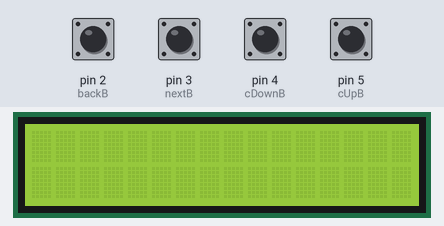
Bench run of a sketch on a simulated Arduino Uno, built with avr-gcc and run on an emulated ATmega328P. Parts: 16×2 character LCD. The test bench sets the inputs (shaded band); at power-on: pin 2 (backB), pin 3 (nextB), pin 4 (cDownB), pin 5 (cUpB) HIGH.

Above: at 1.2 s.
1.3 s: pin 5 (cUpB) pulled LOW for 0.15 s
At 1.45 s:
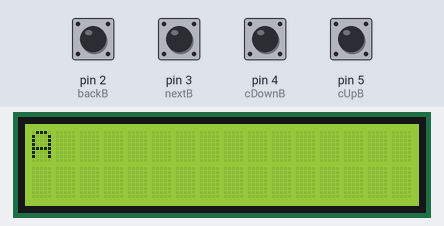
2.0 s: pin 3 (nextB) pulled LOW for 0.15 s
At 2.35 s:
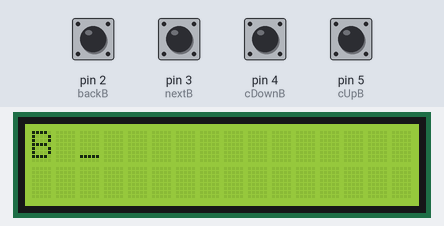
2.7 s: pin 2 (backB) pulled LOW for 1 s
At 4.3 s:
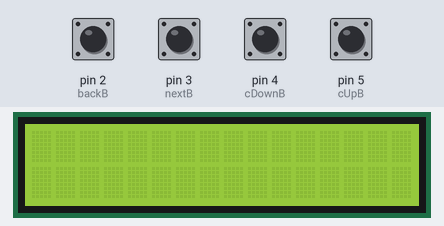
5.2 s: pin 3 (nextB) pulled LOW for 1 s
6.8 s: pin 4 (cDownB) pulled LOW for 1 s
At 7.05 s:
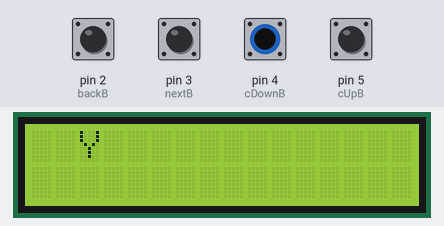
8.4 s: pin 4 (cDownB) pulled LOW for 0.15 s
At 8.55 s:
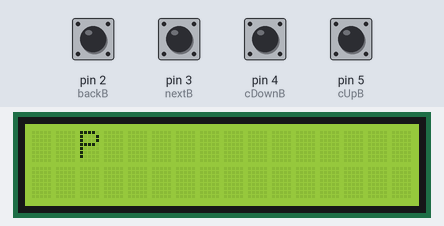
Timing chart, 0 to 10.1 s (numbered marks = the images above; inputs shaded):
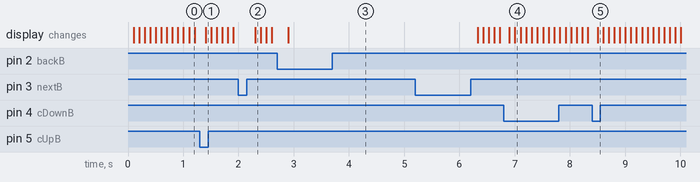

The sketch:

Alphabet_input.ino
```cpp
#include <LiquidCrystal_I2C.h>
LiquidCrystal_I2C lcd(0x27,16,2);
int cUpB=5;
int cDownB=4;
int nextB=3;
int backB=2;
int s,hold;
unsigned int c;
String chara;
unsigned long prevTime;

void setup()
{
  pinMode(cUpB,INPUT_PULLUP);
  pinMode(cDownB,INPUT_PULLUP);
  pinMode(nextB,INPUT_PULLUP);
  pinMode(backB,INPUT_PULLUP);
  lcd.init();
  lcd.backlight();
}

void loop()
{
  button();
  alphabet();
  writeLcd();
}

void button()
{
  if(digitalRead(cUpB) == 0)
  {
    if(hold == 0)
    {
      prevTime=millis();
      c++;
      hold=1;
      delay(100);
      hold=0;
    }
  }
  else if(digitalRead(cDownB) == 0)
  {
    if(hold == 0)
    {
      prevTime=millis();
      c--;
      hold=1;
      delay(100);
      hold=0;
    }
  }
  else if(digitalRead(nextB) == 0)
  {
    if(hold == 0)
    {
      lcd.setCursor(s,0);
      lcd.print(chara);
      s++;
      c=0;
      hold=1;
      delay(100);
      hold=0;
    }
  }
  else if(digitalRead(backB) == 0)
  {
    if(hold == 0)
    {
      s--;
      c=0;
      hold=1;
      delay(100);
      hold=0;
    }
  }
  else {hold=0;}
}
void alphabet()
{
  switch(c)
  {
    case 0: chara=" "; break;
    case 1: chara="A"; break;
    case 2: chara="B"; break;
    case 3: chara="C"; break;
    case 4: chara="D"; break;
    case 5: chara="E"; break;
    case 6: chara="F"; break;
    case 7: chara="G"; break;
    case 8: chara="H"; break;
    case 9: chara="I"; break;
    case 10: chara="J"; break;
    case 11: chara="K"; break;
    case 12: chara="L"; break;
    case 13: chara="M"; break;
    case 14: chara="N"; break;
    case 15: chara="O"; break;
    case 16: chara="P"; break;
    case 17: chara="Q"; break;
    case 18: chara="R"; break;
    case 19: chara="S"; break;
    case 20: chara="T"; break;
    case 21: chara="U"; break;
    case 22: chara="V"; break;
    case 23: chara="W"; break;
    case 24: chara="X"; break;
    case 25: chara="Y"; break;
    case 26: chara="Z"; break;
    case 27: c=0; break;
    case 65535: c=26; break;
  }
}
void writeLcd()
{
  if(millis() == 0)
  {
    prevTime=0;
  }
  else if(millis() - prevTime < 100)
  {
    lcd.setCursor(s,0);
    lcd.print("_");
  }
  else if(millis() - prevTime < 200)
  {
    lcd.setCursor(s,0);
    lcd.print(chara);
  }
  else
  {
    prevTime=millis();
  }
}
```

Measured:
- after the input at 1.3 s, the display: changes after 0.10 s (image 1)
- after the input at 2.0 s, the display: changes after 0.31 s (image 2)
- after the input at 2.7 s, the display: changes after 0.20 s (image 3)
- after the input at 8.4 s, the display: changes after 0.10 s (image 5)
